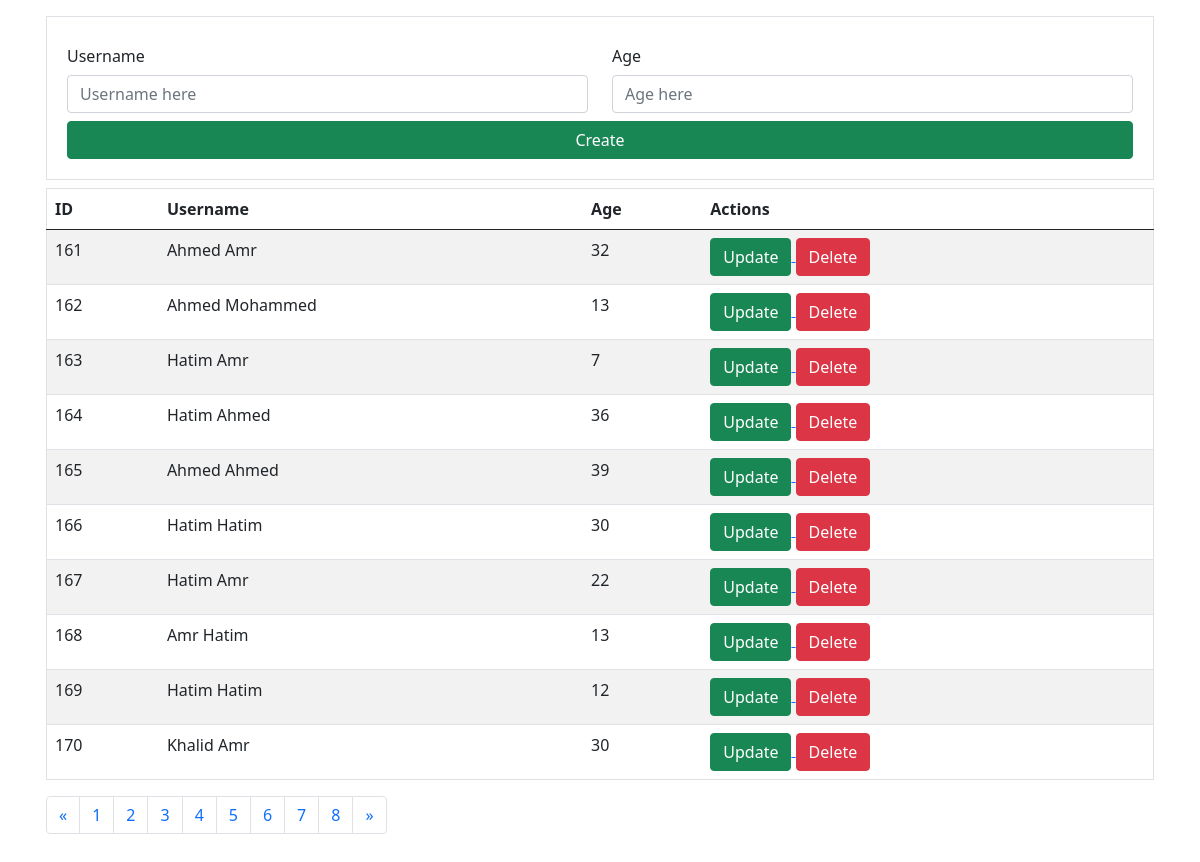
The page / on the database its author committed.
### tables this page shows
CREATE TABLE `users` (
  `id` int(11) NOT NULL AUTO_INCREMENT,
  `username` varchar(50) DEFAULT NULL,
  `age` int(11) DEFAULT NULL,
  PRIMARY KEY (`id`)
);

### query.php (called while the page is built, shortened)
<?php
function query($sql_query, $conn) {
    $result = $conn->query($sql_query);
    return $result;
}

### read.php (called while the page is built)
<?php
function readPage($page, $records_per_page) {
    require_once 'db_connect.php';
    require_once 'query.php';
    $data = [];
    $success = false;
    $total_records = mysqli_fetch_array(query("SELECT COUNT(*) FROM users", $conn))[0];
    $total_pages = 0;
    if (isset($page) && isset($records_per_page)) {
        $success = true;
        $records_per_page = $records_per_page;
        $total_pages = ceil($total_records / $records_per_page);
        $page = max(min($page, $total_pages - 1), 0);
        $data = query("SELECT * FROM users ORDER BY id LIMIT " . $records_per_page . " OFFSET " . $page * $records_per_page, $conn);
    }
    return [
        'success' => $success,
        'data' => $data,
        'current_page' => $page,
        'total_records' => $total_records,
        'total_pages' => $total_pages
    ];
}

### index.php (the view, shortened to what this page needs)
<?php
include 'read.php';
$page = 0;
$records_per_page = 10;
$data = [];
$total_pages = 0;
if ($_SERVER["REQUEST_METHOD"] == "GET") {
    $api_data = readPage($page, $records_per_page);
    $data = $api_data['data'];
    $page = $api_data['current_page'];
    $total_pages = $api_data['total_pages'];
}
$pages_in_nav = min($total_pages, 8);
$pagination_start = min(max(0, ceil($page - $pages_in_nav / 2)), $total_pages - $pages_in_nav);
?>
<!DOCTYPE html>
<html lang="en">
<head>
    <link href="https://cdn.jsdelivr.net/npm/bootstrap@5.0.2/dist/css/bootstrap.min.css" rel="stylesheet"
>
</head>
<body>
    <div class="container p-3">
        <form action="create.php">
            <div class="container p-3 border mb-2">
                <div class="row gx-4 p-1">
                    <div class="col">
                        <label for="username" class="col-form-label">Username</label>
                        <input class="form-control" type="text" aria-label="default input example" name="username"
                            id="username" placeholder="Username here">
                    </div>
                    <div class="col">
                        <label for="age" class="col-form-label">Age</label>
                        <input class="form-control" type="number" aria-label="default input example" name="age" id="age"
                            placeholder="Age here">
                    </div>
                </div>
                <div class="row gx-4 p-1">
                    <div class="col gx-4 d-grid">
                        <button type="submit" class="btn btn-primary btn-success">Create</button>
                    </div>
                </div>
            </div>
        </form>
        <table class="table table-striped p-3 border">
            <thead>
                <tr>
                    <th>ID</th>
                    <th>Username</th>
                    <th>Age</th>
                    <th>Actions</th>
                </tr>
            </thead>
            <tbody>
                <?php while ($row = mysqli_fetch_array($data)) { ?>
                <tr>
                    <td>
                        <?= $row['id'] ?>
                    </td>
                    <td>
                        <?= $row['username'] ?>
                    </td>
                    <td>
                        <?= $row['age'] ?>
                    </td>
                    <td>
                        <a href="update.php?id=<?= $row['id'] ?>">
                            <button type="button" class="btn btn-success">Update</button>
                        </a>
                        <a href="delete.php?id=<?= $row['id'] ?>">
                            <button type="button" class="btn btn-danger">Delete</button>
                        </a>
                    </td>
                </tr>
                <?php } ?>
            </tbody>
        </table>
        <nav aria-label="Page navigation example">
            <ul class="pagination">
                <li class="page-item">
                    <a class="page-link" href="index.php?page=<?= max($page - 1, 0) ?>" aria-label="Previous">
                        <span aria-hidden="true">&laquo;</span>
                    </a>
                </li>
                <?php for($page_counter = $pagination_start; $page_counter < $pagination_start + $pages_in_nav; $page_counter = $page_counter + 1) { ?>
                <li class="page-item"><a class="page-link" href="index.php?page=<?= max(0, $page_counter) ?>">
                        <?= $page_counter + 1 ?>
                    </a></li>
                <?php } ?>
                <li class="page-item">
                    <a class="page-link" href="index.php?page=<?= min($page + 1, $total_pages - 1) ?>"
                        aria-label="Next">
                        <span aria-hidden="true">&raquo;</span>
                    </a>
                </li>
            </ul>
        </nav>
    </div>
</body>
</html>

### rows shown on the page
users: id "161", username "Ahmed Amr", age "32"
users: id "162", username "Ahmed Mohammed", age "13"
users: id "163", username "Hatim Amr", age "7"
users: id "164", username "Hatim Ahmed", age "36"
users: id "165", username "Ahmed Ahmed", age "39"
users: id "166", username "Hatim Hatim", age "30"
users: id "167", username "Hatim Amr", age "22"
users: id "168", username "Amr Hatim", age "13"
users: id "169", username "Hatim Hatim", age "12"
users: id "170", username "Khalid Amr", age "30"

### other values the page prints
$page_counter + 1 "1"
$page_counter + 1 "2"
$page_counter + 1 "3"
$page_counter + 1 "4"
$page_counter + 1 "5"
$page_counter + 1 "6"
$page_counter + 1 "7"
$page_counter + 1 "8"
